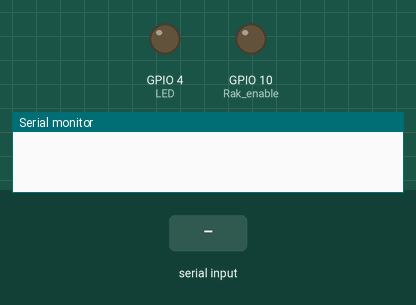
The sketch below on a simulated ESP32-C3. On the bench: output pins drawn as LEDs (lit = HIGH), the last lines printed to the serial monitor. The test bench sets the inputs (shaded band). The modem accepts every AT command (registered, SIM ready, sends succeed) and sends nothing else.

Above: at 0.0 s.
At 1.1 s:
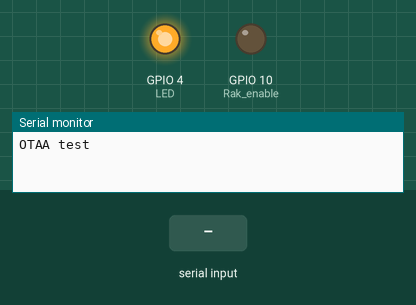
At 11.7 s:
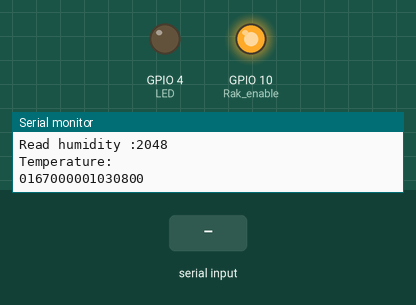
11.8 s: "90,45\n" received over the second serial link
Timing chart, 0 to 14.8 s (numbered marks = the images above; inputs shaded):
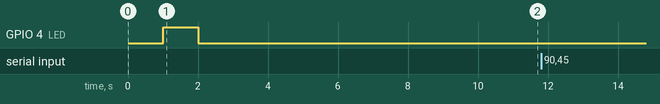

The sketch:

RF210_OTAA_copy_20240517133406.ino
```cpp
// ESP32 C3 SERIAL1 (second UART)
HardwareSerial mySerial1(1);

int rxPin = 20;
int txPin = 21;

String devAddr = "00000000";
String nwkkey = "000000000000000000000000000000000";
String appskey = "000000000000000000000000000000000";

String appEUI = "0000000000000000";
String devEUI = "70B3D57ED006708F";
String appkey = "4CCACD47A8395F6C0BE28573D9969D6A";


void setup()
{
  Serial.begin(115200);
  delay(1000);
 Serial.println("OTAA test");

  pinMode(txPin, OUTPUT);
  pinMode(rxPin, INPUT);

  pinMode(10, OUTPUT); //Rak enable
  pinMode(4, OUTPUT); // LED


  digitalWrite(4, HIGH);   // turn the LED on (HIGH is the voltage level)
  delay(1000);                       // wait for a second
  digitalWrite(4, LOW);    // turn the LED off by making the voltage LOW
  delay(1000);

    digitalWrite(10, HIGH); // Switch on RAK
    delay(1000);
  mySerial1.begin(115200, SERIAL_8N1, rxPin, txPin);
  delay(1000);


   Serial.println("Setup at command");
  mySerial1.println("AT+NJM=1"); // Set OTAA
  delay(300);

mySerial1.println("AT+NWM=1"); // Set LORAWAN
  Serial.println("AT+NWM=1 // Set LORAWAN"); // Set OTAA
  delay(200);
  flush_serial_AT(true);
  delay(1000);
  flush_serial_AT(true);
  mySerial1.println("AT+NJM=1"); // Set OTAA
  Serial.println("AT+NJM=1 // Set OTAA mode"); // Set OTAA
  delay(200);
  flush_serial_AT(true);
  mySerial1.println("AT+BAND=4");// Set EU868 frequency band
  Serial.println("AT+BAND=4 // Set EU868 frequency band");// Set EU868 frequency band
  delay(200);
  flush_serial_AT(true);
  mySerial1.println("AT+DR=2");// Set SF10
  Serial.println("AT+DR=2 // Set SF10 (default is SF12)");// Set SF10
  delay(200);
  flush_serial_AT(true);
  mySerial1.printf("AT+DEVEUI=");
  mySerial1.println(devEUI);
  Serial.printf("AT+DEVEUI=");
  Serial.println(devEUI);
  delay(200);
  flush_serial_AT(true);
  mySerial1.printf("AT+APPEUI=");
  mySerial1.println(appEUI);
  Serial.printf("AT+APPEUI=");
  Serial.println(appEUI);
  delay(200);
  flush_serial_AT(true);
  mySerial1.printf("AT+APPKEY=");
  mySerial1.println(appkey);
  Serial.printf("AT+APPKEY=");
  Serial.println(appkey);
  delay(200);
  flush_serial_AT(true);

   if (mySerial1.available())
  { // If anything comes in Serial1 (pins 4 & 5)
    while (mySerial1.available())
      Serial.write(mySerial1.read()); // read it and send it out Serial (USB)
  }
  delay(1000);

  mySerial1.println("AT+JOIN");


     if (mySerial1.available())
  { // If anything comes in Serial1 (pins 4 & 5)
    while (mySerial1.available())
      Serial.write(mySerial1.read()); // read it and send it out Serial (USB)
  }
  delay(1000);

}

void loop()
{
//mySerial1.println("AT+JOIN");

int humidity = analogRead(0);
Serial.print("Read humidity :");
Serial.println(humidity);

if(humidity> 3000){   // si l'humidité est trop faible, il faut arroser
digitalWrite(4, HIGH);   // turn the LED on (HIGH is the voltage level)
}
else {
  digitalWrite(4, LOW);    // turn the LED off by making the voltage LOW
}


int t=(int) 10*measure_temp(); // return temperature in tens of degree
unsigned char mydata[8];
mydata[0] = 0x1; // CH1
mydata[1] = 0x67; // Temp
mydata[2] = t >> 8;
mydata[3] = t & 0xFF;
mydata[4] = 0x1; // CH1
mydata[5] = 0x3; // Temp
mydata[6] = humidity >> 8;
mydata[7] = humidity & 0xFF;


char str[32] = "";
array_to_string(mydata, 8, str);  // from mydata to string of N characters
Serial.println(str);

mySerial1.printf("AT+SEND=3:");
mySerial1.println(str);
   delay(5300);
  if (mySerial1.available())
  { // If anything comes in Serial1 (pins 4 & 5)
    while (mySerial1.available())
      Serial.write(mySerial1.read()); // read it and send it out Serial (USB)
  }
  Serial.println("AT set complete with downlink");
  delay(30000);
  Serial.println("Uplink");
}


void array_to_string(byte array[], unsigned int len, char buffer[])
{
    for (unsigned int i = 0; i < len; i++)
    {
        byte nib1 = (array[i] >> 4) & 0x0F;
        byte nib2 = (array[i] >> 0) & 0x0F;
        buffer[i*2+0] = nib1  < 0xA ? '0' + nib1  : 'A' + nib1  - 0xA;
        buffer[i*2+1] = nib2  < 0xA ? '0' + nib2  : 'A' + nib2  - 0xA;
    }
    buffer[len*2] = '\0';
}

// Return temperature level in degree
 float measure_temp(){

flush_serial_AT();// flush AT Serial reading buffer

mySerial1.println("ATC+TEMP=?"); // Request bat value
 String temperature;
 delay(300);

 if(mySerial1.available()){
        temperature = mySerial1.readStringUntil('\n');
        Serial.print("Temperature:");
        Serial.println(temperature);
 }

return temperature.toFloat();
 }

void flush_serial_AT(){

   if (mySerial1.available())
  { // If anything comes in Serial1 (pins 4 & 5)
    while (mySerial1.available())
      Serial.write(mySerial1.read()); // read it and send it out Serial (USB)
  }
  delay(100);
}

void flush_serial_AT(bool print){

  //while(mySerial1.available() == 0) {}

   if (mySerial1.available())
  { // If anything comes in Serial1 (pins 4 & 5)
    while (mySerial1.available())
      if(print) {Serial.write(mySerial1.read()); // read it and send it out Serial (USB)
      }
      else {
      mySerial1.read();}
  }
  delay(100);
}
```
